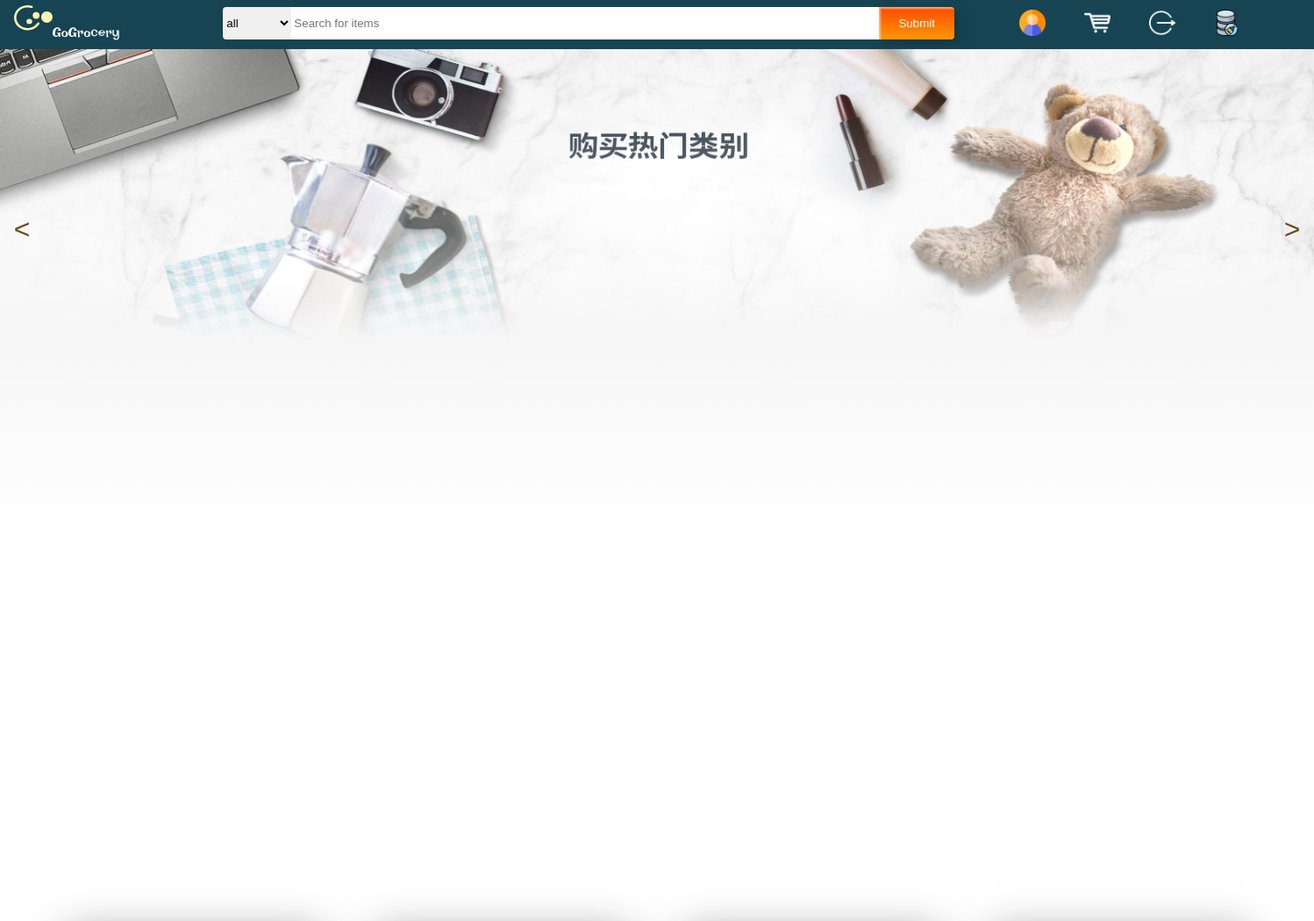
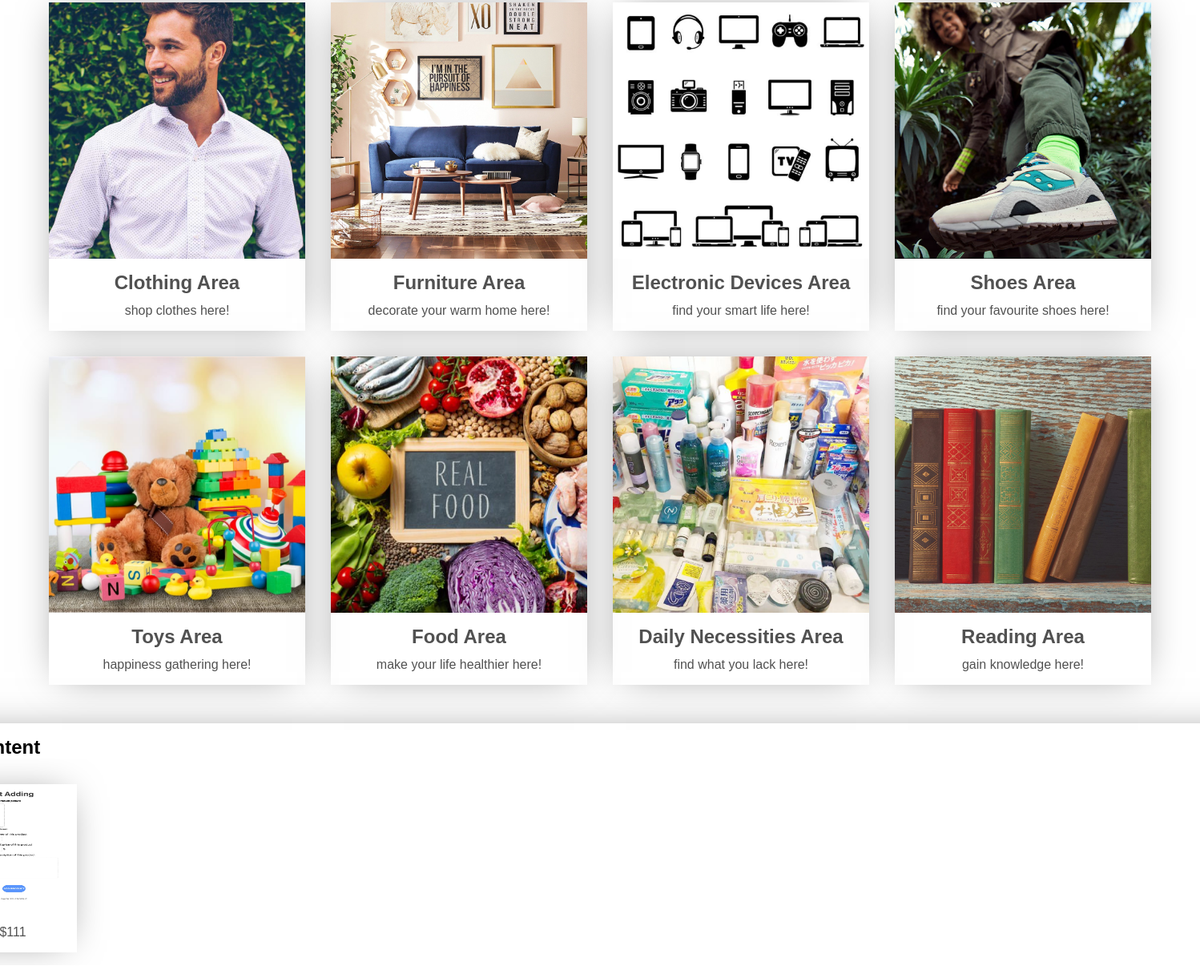
Screenshot of / (signed in) with the database file from the repository (2 pictures, top to bottom).
### models.py (models this page shows)
class Order(db.Model):
    __tablename__ = 'orders'
    id = db.Column(db.Integer, primary_key=True, autoincrement=True)
    good_amount = db.Column(db.Integer, nullable=False)
    cost = db.Column(db.Integer, nullable=False)
    shopping_list_id = db.Column(db.Integer, db.ForeignKey('shoppingList.id'))
    product_id = db.Column(db.Integer, db.ForeignKey('product.id'))
    shopping_list = db.relationship('ShoppingList', backref='orders')
    product = db.relationship('Product', backref='orders')

class Product(db.Model):
    __tablename__ = 'product'
    id = db.Column(db.Integer, primary_key=True, autoincrement=True)
    price = db.Column(db.Integer, nullable=False)
    name = db.Column(db.CHAR(200), nullable=False)
    description = db.Column(db.Text, nullable=False)
    tag = db.Column(db.CHAR(200), nullable=False)
    picture_address = db.Column(db.TEXT(2000), nullable=False)
    shop_id = db.Column(db.Integer, db.ForeignKey('shop.id'))
    shop = db.relationship('Shop', backref='products')

### app.py (the view)
@app.route('/', methods=['GET', 'POST'])
def index():
    searchForm = SearchForm()
    user = None
    if "email" in session:
        email = session["email"]
        user = Customer.query.filter_by(email=email).first()
    return render_template("index.html", user=user, categories=staticContents.categories, searchForm=searchForm)

### forms.py
class SearchForm(FlaskForm):
    product_name = StringField(validators=[Length(min=1, max=200, message="no more than 200 characters")])
    tag = SelectField(choices=[('All', 'all'), ('cloth', 'cloth'), ('furniture', 'furniture'), ('electronic', 'electronic'), ('shoe', 'shoe'), ('toy', 'toy'),
                               ('food', 'food'), ('necessity', 'necessity'), ('book', 'book'), ('else', 'else')])
    submit = SubmitField()

### templates/index.html (shortened to what this page needs)
{% extends "MainpageBase.html" %}
{% block csslink %}
    <link rel="stylesheet" href="../static/css/fluidImage.css">
    <link rel="stylesheet" href="../static/css/cardContent.css">
    <link rel="stylesheet" href="../static/css/shoppingCartMain.css">
{% endblock %}
{% block body %}
    <div class="whole-container">
        <div id="fluid-image-container">
            <ul id="image-list">
                <li>
                    <div class="block-item" id="b1"></div>
                </li>
            </ul>
            <div class="prev">
                <
            </div>
            <div class="next">
                >
            </div>
        </div>
        <div class="content-area">
            <ul id="card-list">
                {% for category in categories %}
                    <li class="card-item">
                        <a class="category-image" href="/search?tag={{ category[4] }}" hover_image = '{{ category[1] }}'>
                        </a>
                        <a class="category-description" href="" >
                        <h2>{{category[2]}}</h2>
                        <p>{{category[3]}}</p>
                        </a>
                    </li>
                {% endfor %}
            </ul>
            {% if user != None %}
            <div class="shopping-cart-present">
                <h2>Your Shopping Cart Content</h2>
                <section id="slider">
                    <ul id="shopping-list">
                        {% for order in user.shoppingList[0].orders %}
                            <li class="shopping-item">
                                <a class="shopping-item-image" href="{{ url_for("User.shopping_bag") }}">
                                    <img src="{{ url_for("static", filename='product_img/' + order.product.picture_address) }}" alt="{{ order.product.description }}">
                                </a>
                                <a class="shopping-item-description" href="" >
                                    <p>${{ order.product.price }}</p >
                                </a >
                            </li>
                        {% endfor %}
                    </ul>
                </section>
            </div>
            {% endif %}
        </div>
    </div>
{% endblock %}

### static/css/MainpageBase_style.css (style rules this page uses)
.category-selection { border: none; background-color: #f0f0f0; height: 2.3rem; outline: none; vertical-align: middle; border-radius: 4px 0 0 4px; }
#search { background-color: #FFFFFF; height: 2.3rem; width: 100%; outline: none; vertical-align: middle; border-style: none; padding-left: 3px; padding-right: 6px; transition: all 0.3s ease; }
.custom-btn { color: #fff; background: transparent; cursor: pointer; transition: all 0.3s ease; position: relative; display: inline-block; box-shadow:inset 2px 2px 2px 0 rgba(255,255,255,.5), 7px 7px 20px 0 rgba(0,0,0,.1), 4px 4px 5px 0 rgba(0,0,0,.1); outline: none; }
#searchBtn { width: 100%; height: 2.3rem; background: linear-gradient(0deg, rgba(255,151,0,1) 0%, rgba(251,75,2,1) 100%); padding: 0; border-radius: 0 4px 4px 0; border-style: none; }
#searchBtn:before, #searchBtn:after { position: absolute; content: ""; right: 0; bottom: 0; background: rgba(251,75,2,1); transition: all 0.3s ease; }
#searchBtn:before { width: 3px; }
#searchBtn:after { height: 3px; }
a { cursor: pointer; transition: all 0.3s ease; position: relative; display: inline-block; }
a:before, a:after { position: absolute; content: ""; right: -5px; bottom: -5px; background: rgb(255, 255, 255); transition: all 0.3s ease; }
a:before { height: 0%; width: 3px; }
a:after { width: 0%; height: 3px; }

### static/css/fluidImage.css (style rules this page uses)
#fluid-image-container { width: 100%; height: 35em; overflow: hidden; }
#image-list { width: 500vw; height: 35em; text-decoration: none; list-style: none; }
#image-list li { float: left; width: 100vw; height: 35em; }
.block-item { width: 100vw; height: 35em; }
.prev { width: 1.5em; height: 5em; color: #694c1f; text-align: center; line-height: 5em; position: absolute; left: 1px; top: 8%; cursor: pointer; font-size: 32px; transition: ease 0.1s 0.1s; }
.next { width: 1.5em; height: 5em; color: #694c1f; text-align: center; line-height: 5em; position: absolute; right: 1px; top: 8%; cursor: pointer; font-size: 32px; transition: ease 0.1s 0.1s; }
#b1 { background: linear-gradient(to top, rgba(255, 255, 255, 1), rgba(255, 255, 255, 0)), url("../images/classification.jpeg") no-repeat center top / 100% 100%; }

### static/css/cardContent.css (style rules this page uses)
.whole-container { width: 100%; font-size: 16px; font-family: sans-serif; }
.content-area { position: absolute; top: 45%; width: 100%; }
.category-image { display: block; min-height: 20rem; background: #fff center center no-repeat; background-size: cover; filter: blur(3px); }
.category-image.loaded { filter: none; transition: filter 1s; }
#card-list { display: block; margin: 1rem auto; padding: 0; font-size: 0; text-align: center; list-style: none; }
.card-item { display: inline-block; width: 90%; max-width: 20rem; margin: 1rem; font-size: 1rem; text-decoration: none; overflow: hidden; box-shadow: 0 0 3rem -1rem rgba(0,0,0,0.5); transition: transform 0.1s ease-in-out, box-shadow 0.1s; }
.category-description { display: block; padding: 1em 0.5em; color: #515151; text-decoration: none; }
.category-description h2 { margin: 0 0 0.5em; }
.category-description p { margin: 0; }

### static/css/shoppingCartMain.css (style rules this page uses)
.shopping-cart-present { display: block; margin-top: 2rem; margin-bottom: 2rem; padding: 1rem; text-align: left; list-style: none; font-size: 1rem; text-decoration: none; overflow: hidden; box-shadow: 0 0 3rem -1rem rgba(0,0,0,0.5); transition: transform 0.1s ease-in-out, box-shadow 0.1s; }
section { width: 100%; overflow-x: auto; }
#shopping-list { width: max-content; display: block; margin: 1rem 0; padding: 0; font-size: 0; text-align: center; list-style: none; }
.shopping-item { float: left; display: inline-block; max-width: 10rem; margin: 1rem; font-size: 1rem; text-decoration: none; overflow: hidden; box-shadow: 0 0 3rem -1rem rgba(0,0,0,0.5); transition: transform 0.1s ease-in-out, box-shadow 0.1s; }
.shopping-item-description { display: block; padding: 1em 0.5em; color: #515151; text-decoration: none; }
.shopping-item-image img { display: block; width: 10em; height: 10em; }
.shopping-item-image { display: block; background: #fff center center no-repeat; background-size: cover; }
.shopping-item-description p { margin: 0; }

### templates/MainpageBase.html (style rules this page uses)
* { margin: 0; padding: 0; }
body { width: 100%; }

### rows the page displays
Order: picture_address (picture), product.price "111"

### other values shown
{{ category[2] }} "Clothing Area" "Furniture Area" "Electronic Devices Area" "Shoes Area" "Toys Area" "Food Area" "Daily Necessities Area" "Reading Area"
{{ category[3] }} "shop clothes here!" "decorate your warm home here!" "find your smart life here!" "find your favourite shoes here!" "happiness gathering here!" "make your life healthier here!" "find what you lack here!" "gain knowledge here!"
